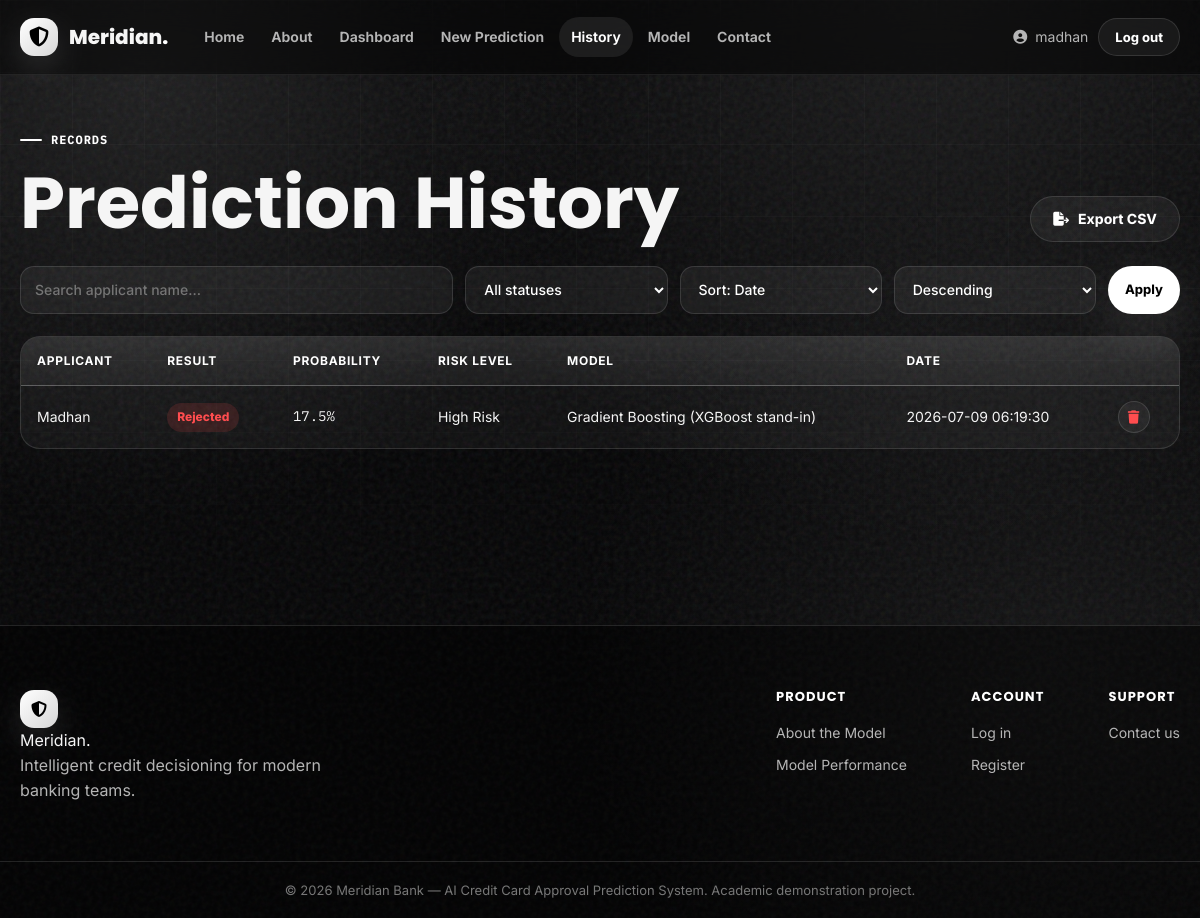
/history (signed in), run on the app's committed database.
### tables this page shows
CREATE TABLE Users (
    UserID INTEGER PRIMARY KEY AUTOINCREMENT,
    Name TEXT NOT NULL,
    Email TEXT UNIQUE NOT NULL,
    PasswordHash TEXT NOT NULL,
    Role TEXT DEFAULT 'user',
    CreatedAt TEXT DEFAULT CURRENT_TIMESTAMP
);

CREATE TABLE PredictionHistory (
    PredictionID INTEGER PRIMARY KEY AUTOINCREMENT,
    UserID INTEGER,
    ApplicantID INTEGER,
    ApplicantName TEXT,
    ApprovalResult TEXT,
    Probability REAL,
    RiskLevel TEXT,
    ModelUsed TEXT,
    PredictionDate TEXT DEFAULT CURRENT_TIMESTAMP,
    FOREIGN KEY (UserID) REFERENCES Users(UserID),
    FOREIGN KEY (ApplicantID) REFERENCES ApplicantDetails(ApplicantID)
);

### app_blueprints/main.py (the view)
@bp.route("/history")
@login_required
def history():
    db = get_db()
    query = "SELECT * FROM PredictionHistory WHERE UserID = ?"
    params = [g.user["UserID"]]
    status = request.args.get("status", "")
    search = request.args.get("search", "")
    sort = request.args.get("sort", "PredictionDate")
    order = request.args.get("order", "DESC")
    if status in ("Approved", "Rejected"):
        query += " AND ApprovalResult = ?"
        params.append(status)
    if search:
        query += " AND ApplicantName LIKE ?"
        params.append(f"%{search}%")
    allowed_sorts = {"PredictionDate", "ApplicantName", "ApprovalResult", "Probability"}
    if sort not in allowed_sorts:
        sort = "PredictionDate"
    order = "DESC" if order.upper() != "ASC" else "ASC"
    query += f" ORDER BY {sort} {order}"
    rows = db.execute(query, params).fetchall()
    return render_template(
        "history.html", rows=rows, status=status, search=search, sort=sort, order=order
    )

### app.py (called while the page is built)
def create_app():
    app = Flask(__name__)
    app.config.from_object(Config)
    db.init_app(app)
    from app_blueprints import auth, main
    app.register_blueprint(auth.bp)
    app.register_blueprint(main.bp)
    @app.context_processor
    def inject_globals():
        from flask import g
        return {"current_user": g.get("user")}
    @app.errorhandler(404)
    def not_found(e):
        return render_template("404.html"), 404
    @app.errorhandler(500)
    def server_error(e):
        return render_template("500.html"), 500
    return app

### app_blueprints/auth.py (called while the page is built)
def login_required(view):
    @functools.wraps(view)
    def wrapped_view(**kwargs):
        if g.get("user") is None:
            flash("Please log in to continue.", "warning")
            return redirect(url_for("auth.login", next=request.path))
        return view(**kwargs)
    return wrapped_view

@bp.before_app_request
def load_logged_in_user():
    user_id = session.get("user_id")
    if user_id is None:
        g.user = None
    else:
        db = get_db()
        g.user = db.execute(
            "SELECT * FROM Users WHERE UserID = ?", (user_id,)
        ).fetchone()

### db.py (called while the page is built)
def get_db():
    if "db" not in g:
        g.db = sqlite3.connect(current_app.config["DATABASE_PATH"])
        g.db.row_factory = sqlite3.Row
        g.db.execute("PRAGMA foreign_keys = ON")
    return g.db

### templates/history.html (shortened to what this page needs)
{% extends "base.html" %}
{% block content %}
<section class="section" style="padding-top:48px">
  <div class="container">
    <div style="display:flex;justify-content:space-between;align-items:flex-end;flex-wrap:wrap;gap:16px;margin-bottom:24px">
      <div>
        <div class="eyebrow">Records</div>
        <h1 style="margin:0">Prediction History</h1>
      </div>
      <a href="{{ url_for('main.export_history') }}" class="btn btn-ghost"><i class="fa-solid fa-file-export"></i> Export CSV</a>
    </div>
    <form method="GET" class="filter-bar">
      <input type="text" name="search" placeholder="Search applicant name…" value="{{ search }}">
      <select name="status">
        <option value="" {{ 'selected' if not status }}>All statuses</option>
      </select>
      <select name="sort">
        <option value="PredictionDate" {{ 'selected' if sort=='PredictionDate' }}>Sort: Date</option>
      </select>
      <select name="order">
        <option value="DESC" {{ 'selected' if order=='DESC' }}>Descending</option>
      </select>
      <button type="submit" class="btn btn-primary btn-sm">Apply</button>
    </form>
    {% if rows %}
    <div class="table-wrap">
      <table>
        <thead><tr><th>Applicant</th><th>Result</th><th>Probability</th><th>Risk Level</th><th>Model</th><th>Date</th><th></th></tr></thead>
        <tbody>
          {% for r in rows %}
          <tr>
            <td>{{ r['ApplicantName'] }}</td>
            <td><span class="badge {{ 'pill-green' if r['ApprovalResult']=='Approved' else 'pill-red' }}">{{ r['ApprovalResult'] }}</span></td>
            <td class="mono">{{ r['Probability'] }}%</td>
            <td>{{ r['RiskLevel'] }}</td>
            <td>{{ r['ModelUsed'] }}</td>
            <td>{{ r['PredictionDate'] }}</td>
            <td>
              <form method="POST" action="{{ url_for('main.delete_history', prediction_id=r['PredictionID']) }}" onsubmit="return confirm('Delete this record?')">
                <button type="submit" class="icon-btn" style="width:32px;height:32px;color:var(--red-600)"><i class="fa-solid fa-trash"></i></button>
              </form>
            </td>
          </tr>
          {% endfor %}
        </tbody>
      </table>
    </div>
    {% else %}
    <div class="card text-center" style="padding:60px 20px">
      <i class="fa-solid fa-inbox" style="font-size:34px;color:var(--ink-400);margin-bottom:14px"></i>
      <h3>No records found</h3>
      <p>Try adjusting your filters, or <a href="{{ url_for('main.predict') }}">run a new prediction</a>.</p>
    </div>
    {% endif %}
  </div>
</section>
{% endblock %}

### templates/base.html (shortened to what this page needs)
<!DOCTYPE html>
<html lang="en">
<head>
<link rel="stylesheet" href="https://cdnjs.cloudflare.com/ajax/libs/font-awesome/6.5.1/css/all.min.css">
<link rel="stylesheet" href="{{ url_for('static', filename='css/style.css') }}">
</head>
<body class="{% block body_class %}{% endblock %}">
<nav class="navbar" id="navbar">
  <div class="nav-wrap">
    <a href="{{ url_for('main.landing') }}" class="brand">
      <span class="brand-mark"><i class="fa-solid fa-shield-halved"></i></span>
      <span class="brand-text">Meridian<span class="brand-accent">.</span></span>
    </a>
    <div class="nav-links" id="navLinks">
      <a href="{{ url_for('main.landing') }}" class="{{ 'active' if request.endpoint=='main.landing' }}">Home</a>
      <a href="{{ url_for('main.about') }}" class="{{ 'active' if request.endpoint=='main.about' }}">About</a>
      {% if current_user %}
        <a href="{{ url_for('main.dashboard') }}" class="{{ 'active' if request.endpoint=='main.dashboard' }}">Dashboard</a>
        <a href="{{ url_for('main.predict') }}" class="{{ 'active' if request.endpoint=='main.predict' }}">New Prediction</a>
        <a href="{{ url_for('main.history') }}" class="{{ 'active' if request.endpoint=='main.history' }}">History</a>
        <a href="{{ url_for('main.performance') }}" class="{{ 'active' if request.endpoint=='main.performance' }}">Model</a>
      {% endif %}
      <a href="{{ url_for('main.contact') }}" class="{{ 'active' if request.endpoint=='main.contact' }}">Contact</a>
    </div>
    <div class="nav-actions">
      {% if current_user %}
        <span class="nav-user"><i class="fa-solid fa-circle-user"></i> {{ current_user['Name'].split(' ')[0] }}</span>
        <a href="{{ url_for('auth.logout') }}" class="btn btn-ghost btn-sm">Log out</a>
      {% else %}
        <a href="{{ url_for('auth.login') }}" class="btn btn-ghost btn-sm">Log in</a>
        <a href="{{ url_for('auth.register') }}" class="btn btn-primary btn-sm">Get Started</a>
      {% endif %}
    </div>
  </div>
</nav>
<main>
{% block content %}{% endblock %}
</main>
<footer class="site-footer">
  <div class="footer-wrap">
    <div class="footer-brand">
      <span class="brand-mark"><i class="fa-solid fa-shield-halved"></i></span>
      <span class="brand-text">Meridian<span class="brand-accent">.</span></span>
      <p>Intelligent credit decisioning for modern banking teams.</p>
    </div>
    <div class="footer-links">
      <div>
        <h4>Product</h4>
        <a href="{{ url_for('main.about') }}">About the Model</a>
        <a href="{{ url_for('main.performance') }}">Model Performance</a>
      </div>
      <div>
        <h4>Account</h4>
        <a href="{{ url_for('auth.login') }}">Log in</a>
        <a href="{{ url_for('auth.register') }}">Register</a>
      </div>
      <div>
        <h4>Support</h4>
        <a href="{{ url_for('main.contact') }}">Contact us</a>
      </div>
    </div>
  </div>
  <div class="footer-bottom">
    <span>&copy; 2026 Meridian Bank — AI Credit Card Approval Prediction System. Academic demonstration project.</span>
  </div>
</footer>
</body>
</html>

### data on the page
Users: Name "madhan"
PredictionHistory: ApplicantName "Madhan", ApprovalResult "Rejected", Probability "17.5", RiskLevel "High Risk", ModelUsed "Gradient Boosting (XGBoost stand-in)", PredictionDate "2026-07-09 06:19:30"
